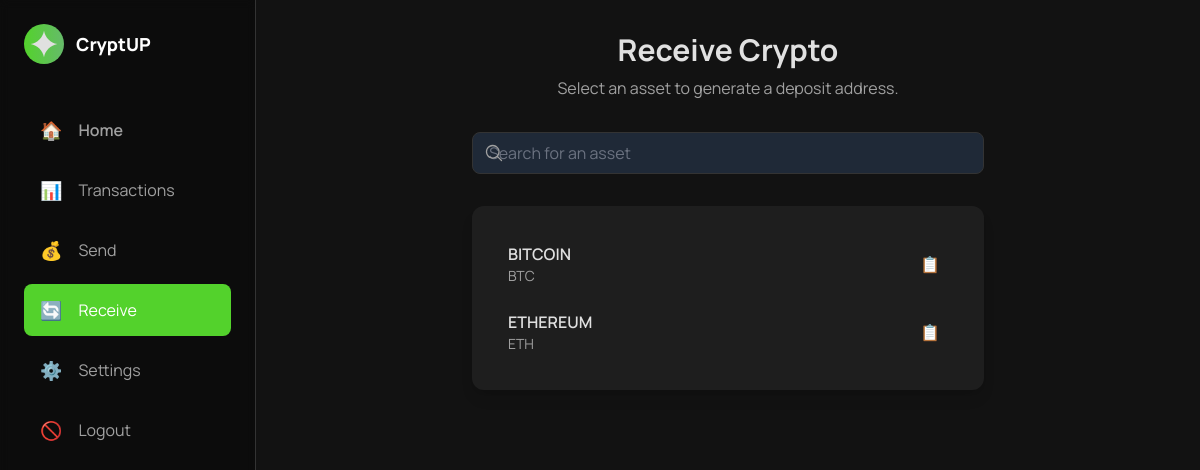
Page /receive.php (signed in) on the earlier database version.
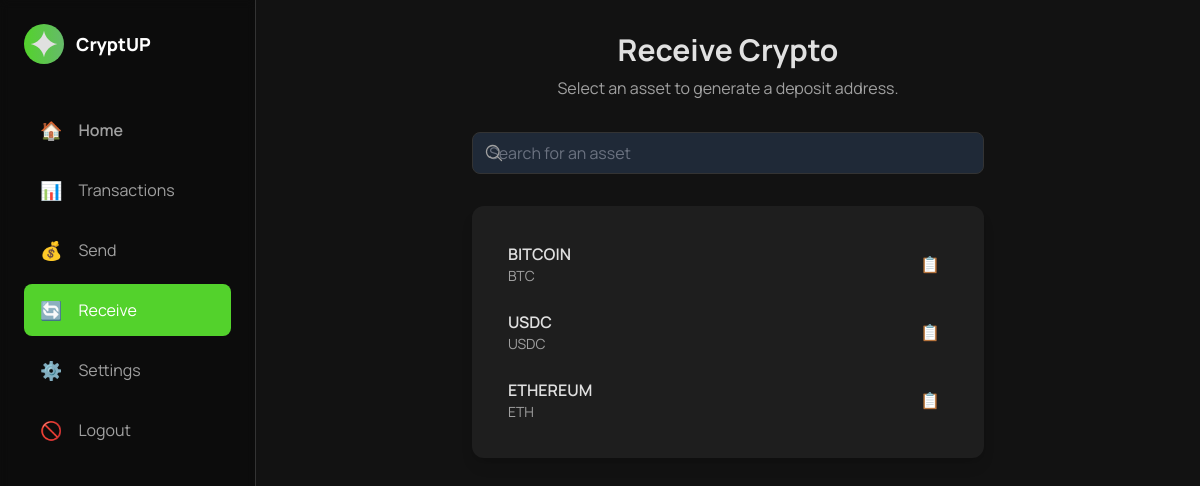
Same page on the later database version.
### tables this page shows
CREATE TABLE `users_coins` (
  `id` int(11) NOT NULL,
  `user_id` varchar(30) NOT NULL,
  `coin` varchar(150) NOT NULL,
  `aka` varchar(100) DEFAULT NULL,
  `price` float DEFAULT NULL,
  `balance` float DEFAULT NULL,
  `coin_balance` float DEFAULT NULL,
  `address` varchar(250) DEFAULT NULL,
  `created_at` datetime NOT NULL DEFAULT current_timestamp()
);

### config/config.php (called while the page is built, shortened)
<?php
if (isset($_SESSION["cryptup_user"])) {
    $user_id = $_SESSION["cryptup_user"];
}

### receive.php (the view, shortened to what this page needs)
<?php
include_once "config/config.php";
?>
<!DOCTYPE html>
<html lang="en">
<head>
    <script src="assets/js/tailwindcss.js"></script>
</head>
<body class="bg-[var(--background-color)] text-[var(--text-primary)] overflow-x-hidden">
    <div class="flex min-h-screen">
        <?php include "components/sidebar.php"; ?>
        <div class="flex-1 flex flex-col min-w-0">
            <main class="flex-1 p-4 sm:p-6 lg:p-8">
                <div class="w-full max-w-lg mx-auto">
                    <div class="text-center mb-8">
                        <h1 class="typography_h1 mb-2">Receive Crypto</h1>
                        <p class="typography_body">Select an asset to generate a deposit address.</p>
                    </div>
                    <div class="mb-8">
                        <div class="relative">
                            <div
                                class="absolute inset-y-0 left-0 pl-3 flex items-center pointer-events-none text-[var(--text-secondary)]">
                            </div>
                            <input class="input w-full ps-14" placeholder="Search for an asset" type="text" />
                        </div>
                    </div>
                    <div class="card space-y-2">
                        <div class="max-h-[60vh] overflow-y-auto pr-2" id="coin-list">
                            <?php
                            $getUserCoins = mysqli_query($conn, "SELECT * FROM `users_coins` WHERE `user_id` = '$user_id'");
                            if (mysqli_num_rows($getUserCoins) > 0):
                                while ($userCoin = mysqli_fetch_assoc($getUserCoins)):
                                    ?>
                                    <a class="flex items-center gap-4 p-3 rounded-lg hover:bg-white/5 transition-colors"
                                        href="#">
                                        <div class="flex-1">
                                            <p class="font-semibold text-[var(--text-primary)]">
                                                <?= strtoupper($userCoin["coin"]) ?>
                                            </p>
                                            <p class="text-sm text-[var(--text-secondary)]"><?= strtoupper($userCoin["aka"]) ?>
                                            </p>
                                        </div>
                                        <span class="copy-address cursor-pointer"
                                            data-address="<?= htmlspecialchars($userCoin["address"]) ?>" title="Copy address">
                                            📋
                                        </span>
                                    </a>
                                    <?php
                                endwhile;
                            endif;
                            ?>
                        </div>
                    </div>
                </div>
            </main>
        </div>
    </div>
</body>
</html>

### components/sidebar.php (shortened to what this page needs)
<aside id="sidebar"
    class="fixed z-40 inset-y-0 left-0 w-64 bg-black/30 backdrop-blur-sm border-r border-[var(--border-color)] p-4 sm:p-6 transition-transform duration-300 ease-in-out sidebar-mobile md:relative md:translate-x-0">
    <div class="flex items-center gap-3 mb-8 md:mb-10">
        <div
            class="bg-gradient-to-r from-[var(--primary-color)] to-[var(--accent-color)] rounded-full w-8 h-8 sm:w-10 sm:h-10 flex items-center justify-center">
            <svg class="h-8 w-8 text-primary-color" fill="none" viewBox="0 0 48 48" xmlns="http://www.w3.org/2000/svg">
                <path
                    d="M24 4C25.7818 14.2173 33.7827 22.2182 44 24C33.7827 25.7818 25.7818 33.7827 24 44C22.2182 33.7827 14.2173 25.7818 4 24C14.2173 22.2182 22.2182 14.2173 24 4Z"
                    fill="currentColor"></path>
            </svg>
        </div>
        <h1 class="text-white text-base sm:text-lg font-black">CryptUP</h1>
    </div>
    <nav class="flex flex-col gap-2 flex-1">
        <a class="flex items-center gap-4 px-3 sm:px-4 py-2 sm:py-3 rounded-lg hover:bg-white/10 font-semibold text-sm sm:text-base transition-colors <?= basename($_SERVER['REQUEST_URI']) == 'dashboard.php' ? 'bg-[var(--primary-color)] text-white' : 'text-[var(--text-secondary)] hover:text-white'; ?>"
            href="dashboard.php">
            <span class="text-lg">🏠</span>
            Home
        </a>
        <a class="flex items-center gap-4 px-3 sm:px-4 py-2 sm:py-3 rounded-lg hover:bg-white/10 text-[var(--text-secondary)] hover:text-white transition-colors text-sm sm:text-base <?= basename($_SERVER['REQUEST_URI']) == 'transactions.php' ? 'bg-[var(--primary-color)] text-white' : 'text-[var(--text-secondary)] hover:text-white'; ?>"
            href="transactions.php">
            <span class="text-lg">📊</span>
            Transactions
        </a>
        <a class="flex items-center gap-4 px-3 sm:px-4 py-2 sm:py-3 rounded-lg hover:bg-white/10 text-[var(--text-secondary)] hover:text-white transition-colors text-sm sm:text-base <?= basename($_SERVER['REQUEST_URI']) == 'send.php' ? 'bg-[var(--primary-color)] text-white' : 'text-[var(--text-secondary)] hover:text-white'; ?>"
            href="send.php">
            <span class="text-lg">💰</span>
            Send
        </a>
        <a class="flex items-center gap-4 px-3 sm:px-4 py-2 sm:py-3 rounded-lg hover:bg-white/10 text-[var(--text-secondary)] hover:text-white transition-colors text-sm sm:text-base <?= basename($_SERVER['REQUEST_URI']) == 'receive.php' ? 'bg-[var(--primary-color)] text-white' : 'text-[var(--text-secondary)] hover:text-white'; ?>"
            href="receive.php">
            <span class="text-lg">🔄</span>
            Receive
        </a>
        <a class="flex items-center gap-4 px-3 sm:px-4 py-2 sm:py-3 rounded-lg hover:bg-white/10 text-[var(--text-secondary)] hover:text-white transition-colors text-sm sm:text-base <?= basename($_SERVER['REQUEST_URI']) == 'settings.php' ? 'bg-[var(--primary-color)] text-white' : 'text-[var(--text-secondary)] hover:text-white'; ?>"
            href="settings.php">
            <span class="text-lg">⚙️</span>
            Settings
        </a>
        <a class="flex items-center gap-4 px-3 sm:px-4 py-2 sm:py-3 rounded-lg hover:bg-white/10 text-[var(--text-secondary)] hover:text-white transition-colors text-sm sm:text-base <?= basename($_SERVER['REQUEST_URI']) == 'logout.php' ? 'bg-[var(--primary-color)] text-white' : 'text-[var(--text-secondary)] hover:text-white'; ?>"
            href="logout.php">
            <span class="text-lg">🚫</span>
            Logout
        </a>
    </nav>
</aside>

### receive.php (style rules this page uses)
:root { --primary-color: #53d22c; --background-color: #121212; --text-primary: #E0E0E0; --text-secondary: #A0A0A0; --accent-color: #66bb6a; --surface-color: #1E1E1E; --border-color: #333333; }
body { font-family: 'Manrope', sans-serif; background-color: var(--background-color); color: var(--text-primary); }
.card { @apply bg-[var(--surface-color)] rounded-xl p-6 shadow-lg; }
.input { @apply bg-gray-800 text-[var(--text-primary)] border border-[var(--border-color)] rounded-lg px-4 py-2 focus:outline-none focus:border-[var(--primary-color)]; }
.typography_h1 { @apply text-3xl font-bold text-[var(--text-primary)]; }
.typography_body { @apply text-base text-[var(--text-secondary)]; }
.sidebar-mobile { transform: translateX(-100%); }
@media (min-width: 768px) { .sidebar-mobile { transform: translateX(0); } }

Differences in the rows shown:
added users_coins: coin "USDC", aka "USDC"
